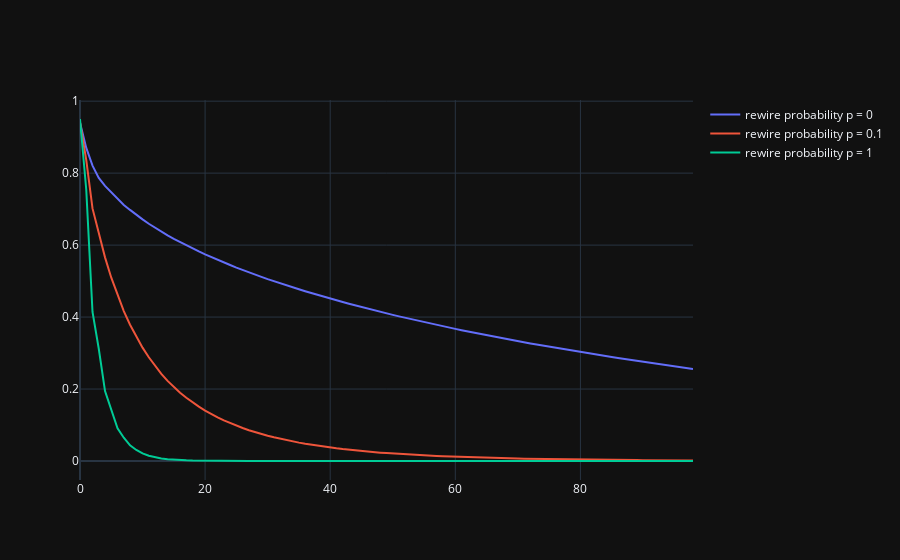

Notebook code cell kept with this figure:
### Code cell
fig = make_subplots()
fig.add_traces(
    [
        go.Scatter(x=final_df.index, y=final_df["p = 0"], name="rewire probability p = 0"),
        go.Scatter(x=final_df.index, y=final_df["p = 0.1"], name="rewire probability p = 0.1"),
        go.Scatter(x=final_df.index, y=final_df["p = 1"], name="rewire probability p = 1")
    ]
)
fig.show()
